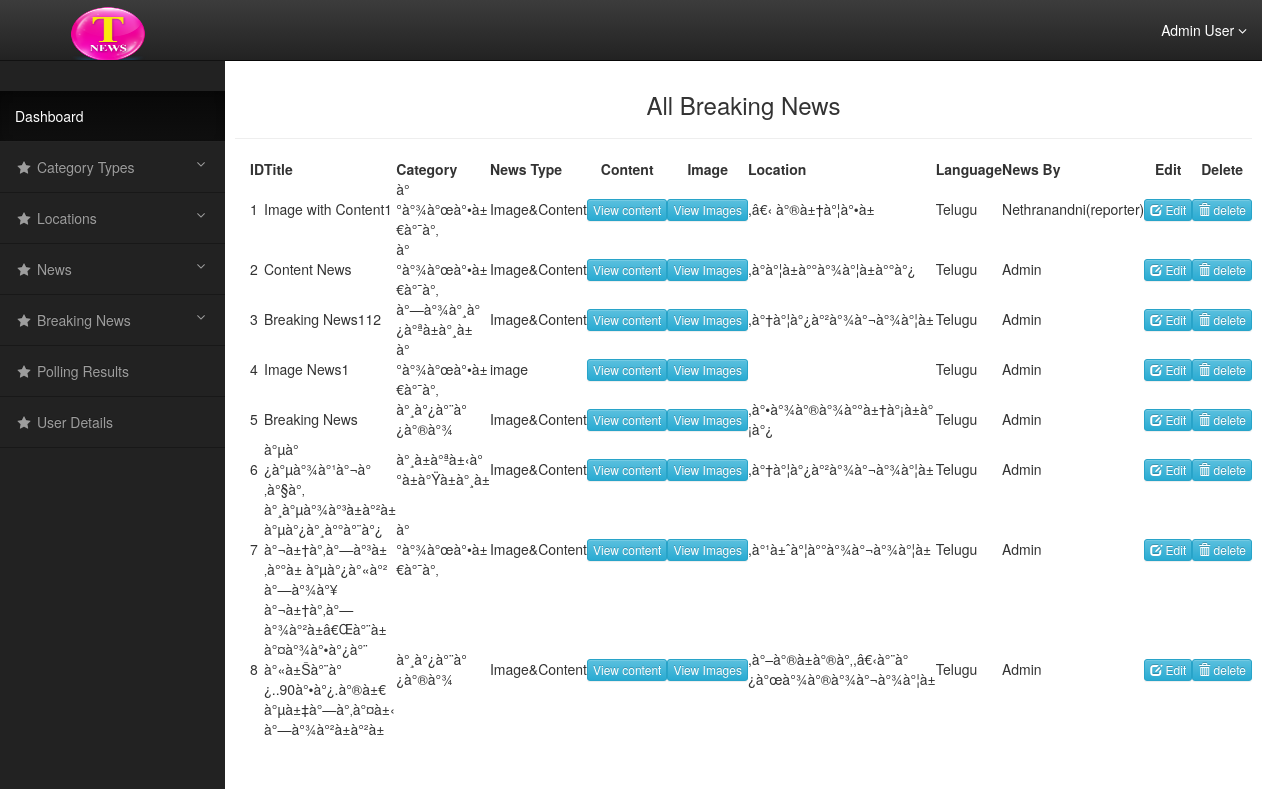
Screenshot of /breaking_news.php with the database file from the repository.
### tables this page shows
CREATE TABLE `breaking_news` (
  `id` int(11) NOT NULL AUTO_INCREMENT,
  `breaking_news` varchar(256) NOT NULL,
  `reporter` tinyint(4) NOT NULL,
  `reporter_name` varchar(250) DEFAULT NULL,
  `category_type` int(225) NOT NULL,
  `content` varchar(2500) NOT NULL,
  `news_length` varchar(250) NOT NULL,
  `type` varchar(250) NOT NULL,
  `image` mediumtext,
  `location` varchar(225) NOT NULL,
  `language` int(11) NOT NULL,
  `user_name` varchar(250) DEFAULT NULL,
  PRIMARY KEY (`id`)
);

CREATE TABLE `category_type` (
  `id` int(225) NOT NULL AUTO_INCREMENT,
  `category_type` varchar(225) NOT NULL,
  `language` int(11) NOT NULL,
  `image` varchar(255) NOT NULL,
  PRIMARY KEY (`id`)
);

CREATE TABLE `news_location` (
  `id` int(225) NOT NULL AUTO_INCREMENT,
  `location` varchar(225) NOT NULL,
  PRIMARY KEY (`id`)
);

### breaking_news.php (the view, shortened to what this page needs)
 <?php
 include("header.php");
 ?>
   <div id="page-wrapper">
     <div class="container-fluid">
    <div class="row" id="main" >
        <h3 style="text-align: center"> All Breaking News</h3>
                <hr>
    <div class="col-sm-12 col-md-12 custyle" id="content">
    <table class="display" id="example">
    <thead>
        <tr>
            <th>ID</th>
            <th>Title</th>
            <th>Category</th>
            <th>News Type</th>
            <th class="text-center">Content</th>
			<th class="text-center">Image</th>
            <th>Location</th>
            <th>Language</th>
			<th>News By</th>
            <th class="text-center">Edit</th>
            <th class="text-center">Delete</th>
        </tr>
    </thead>
    <?php
    include("db_config.php");
    $i=1;
	 $sql=mysqli_query($con,"SELECT breaking_news.language,breaking_news.id,breaking_news.breaking_news,category_type.category_type as category_type,breaking_news.content,breaking_news.type,breaking_news.image,breaking_news.location,breaking_news.reporter_name,breaking_news.user_name
    FROM breaking_news
    JOIN category_type ON breaking_news.category_type=category_type.id
    ORDER BY id DESC");
    while($row=mysqli_fetch_assoc($sql))
    {
        ?>
            <tr>
                <td><?php echo $i; ?> </td>
                <td><?php echo $row['breaking_news']; ?></td>
				<td><?php echo $row['category_type']; ?></td>
                <td><?php echo $row['type']; ?></td>
				<td><button type="button" class="btn btn-info btn-xs" data-toggle="modal" data-target="#myModalc<?php echo $row['id'];?>">View content</button></td>
                <td><button type="button" class="btn btn-info btn-xs" data-toggle="modal" data-target="#myModal<?php echo $row['id'];?>">View Images</button></td>
				<?php
						$str_arr = explode (",", $row['location']);
						$locations='';
						for($j=0;$j<sizeof($str_arr);$j++)
						{
							$location_name_sql=mysqli_query($con,"SELECT news_location.location from news_location where id=$str_arr[$j]");
							 while ($row1=mysqli_fetch_row($location_name_sql))
							{
								$locations= $locations.','.$row1[0];
							}
						}
				?>
				 <td><?php echo $locations; ?></td>
				<td><?php  if($row['language']=='1'){ echo "Telugu";}if($row['language']=='2'){ echo "English";} ?></td>
				   <td>
                     <?php
                        if(isset($row['reporter_name'])){
                            echo $row['reporter_name']."(reporter)";
                        }
                        else if(isset($row['user_name'])){
                            echo $row['user_name']."(user)";
                        }
                        else {
                            echo "Admin";
                        }
                    ?>
                </td>
                <td class="text-center"><a class='btn btn-info btn-xs' href="edit_breaking_news.php?id=<?php echo $row['id'];?>"><span class="glyphicon glyphicon-edit"></span> Edit</a> </td>
                 <td class="text-center"><a class='btn btn-info btn-xs' href="delete_breaking_news.php?id=<?php echo $row['id'];?>" ><span class="glyphicon glyphicon-trash"></span> delete</a>
            </tr>
         <?php
         $i++;
     }
         ?>
  </table>
        </div>
          </div>
        </div>
    </div>
<?php
include("footer.php");
?>
<link rel="stylesheet" type="text/css" href="https://cdn.datatables.net/v/dt/dt-1.10.18/datatables.min.css"/>

### css/style.css (style rules this page uses)
@media (min-width:768px) { body { margin-top: 50px; } }
#page-wrapper { width: 100%; padding: 0; background-color: #fff; }
@media (min-width:768px) { #page-wrapper { padding: 22px 10px; } }

### rows the page displays
breaking_news: breaking_news "Image with Content1", category_type.category_type "à°°à°¾à°œà°•à±€à°¯à°‚", type "Image&Content", news_location.location ",â€‹ à°®à±†à°¦à°•à±", language "Telugu", reporter_name "Nethranandni"
breaking_news: breaking_news "Content News", category_type.category_type "à°°à°¾à°œà°•à±€à°¯à°‚", type "Image&Content", news_location.location ",à°­à°¦à±à°°à°¾à°¦à±à°°à°¿", language "Telugu", shows "Admin"
breaking_news: breaking_news "Breaking News112", category_type.category_type "à°—à°¾à°¸à°¿à°ªà±à°¸à±", type "Image&Content", news_location.location ",à°†à°¦à°¿à°²à°¾à°¬à°¾à°¦à±", language "Telugu", shows "Admin"
breaking_news: breaking_news "Image News1", category_type.category_type "à°°à°¾à°œà°•à±€à°¯à°‚", type "image", language "Telugu", shows "Admin"
breaking_news: breaking_news "Breaking News", category_type.category_type "à°¸à°¿à°¨à°¿à°®à°¾", type "Image&Content", news_location.location ",à°•à°¾à°®à°¾à°°à±†à°¡à±à°¡à°¿", language "Telugu", shows "Admin"
breaking_news: breaking_news "à°µà°¿à°µà°¾à°¹à°¬à°‚à°§à°‚", category_type.category_type "à°¸à±à°ªà±‹à°°à±à°Ÿà±à°¸à±", type "Image&Content", news_location.location ",à°†à°¦à°¿à°²à°¾à°¬à°¾à°¦à±", language "Telugu", shows "Admin"
breaking_news: breaking_news "à°¸à°µà°¾à°³à±à°²à± à°µà°¿à°¸à°°à°¨à°¿ à°¬à±†à°‚à°—à°³à±‚à°°à± à°µà°¿à°«à°² à°—à°¾à°¥", category_type.category_type "à°°à°¾à°œà°•à±€à°¯à°‚", type "Image&Content", news_location.location ",à°¹à±ˆà°¦à°°à°¾à°¬à°¾à°¦à±", language "Telugu", shows "Admin"
breaking_news: breaking_news "à°¬à±†à°‚à°—à°¾à°²à±â€Œà°¨à± à°¤à°¾à°•à°¿à°¨ à°«à±Šà°¨à°¿..90à°•à°¿.à°®à±€ à°µà±‡à°—à°‚à°¤à±‹ à°—à°¾à°²à±à°²à±", category_type.category_type "à°¸à°¿à°¨à°¿à°®à°¾", type "Image&Content", locations ",à°–à°®à±à°®à°‚,â€‹à°¨à°¿à°œà°¾à°®à°¾à°¬à°¾à°¦à±", language "Telugu", shows "Admin"
